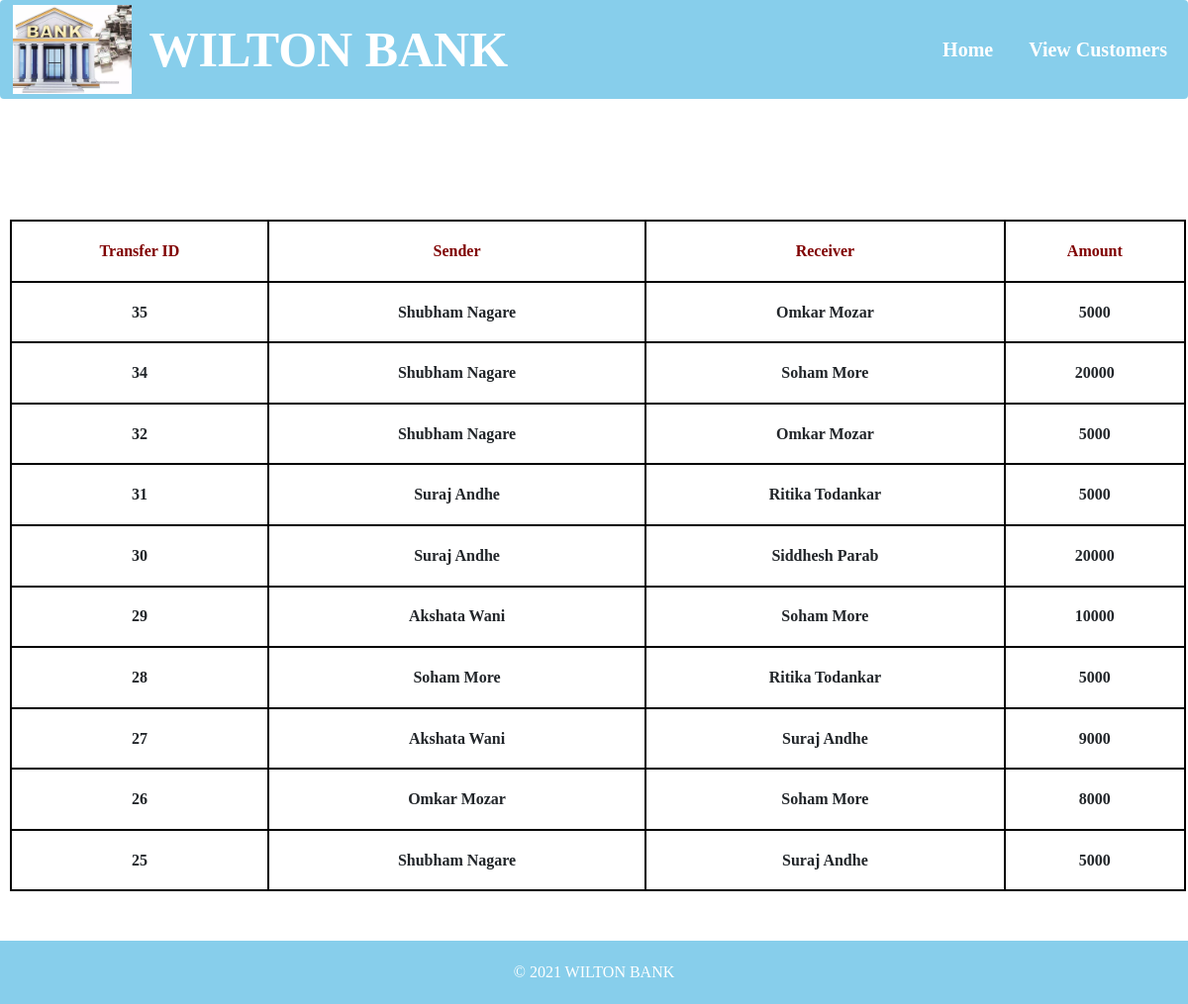
The page /transferrecords.php on the database its author committed.
### tables this page shows
CREATE TABLE `transfer` (
  `transfer_id` int(11) NOT NULL,
  `sender` text NOT NULL,
  `receiver` text NOT NULL,
  `amount` int(11) NOT NULL
);

### transferrecords.php (the view, shortened to what this page needs)
<?php
    $con = mysqli_connect("localhost", "root", "", "bank");
?>
<!DOCTYPE html>
<html lang="en">
<head>
    <link rel="stylesheet" href= "https://maxcdn.bootstrapcdn.com/bootstrap/4.4.1/css/bootstrap.min.css">
    <link rel="stylesheet" href="http://anijs.github.io/lib/anicollection/anicollection.css">
    <link rel="stylesheet" href="https://stackpath.bootstrapcdn.com/bootstrap/4.4.1/css/bootstrap.min.css"integrity="sha384-Vkoo8x4CGsO3+Hhxv8T/Q5PaXtkKtu6ug5TOeNV6gBiFeWPGFN9MuhOf23Q9Ifjh">
    <link rel="stylesheet" href="index.css">
</head>
<body style="background-color: #fff" onload="loader()">
<div class="container-fluid myclass" style="padding:0px; margin:0px;">
        <nav class="navbar navbar-expand-sm  navbar-toggler navbar-light" style="background-color:transparent; background-color:skyblue; opacity:1;">
            <img  height="90"src="./images/1.webp">
            <div class="navbar-brand font-weight-bold " id="title" data-anijs="if: mouseover, do: slideInUp animated" style="color:white;font-family: 'Times New Roman';font-size:2.5em;">
                &nbsp;WILTON BANK
            </div>
            <div class="collapse navbar-collapse" id="navbarTogglerDemo02" style="float:right;">
                <ul class="navbar-nav ml-auto font-weight-bold"  style="font-size:small; color:pink; ">
                <li class="nav-item">
                        <a class="nav-link " href="index.php" style="color:white;font-weight:1em;font-size: 20px;">
                            <span style="padding-right:20px;font-family: 'Nunito';" >&nbsp;&nbsp;Home</span>
                        </a>
                    </li>
                    <li class="nav-item">
                        <a class="nav-link" href="viewcustomers.php" style="color:white;font-weight:1em;font-size: 20px;font-family: 'Nunito';">
                            View Customers
                        </a>
                    </li>
                </ul>
            </div>
        </nav>
    <div>
<div class="usertable">
    <h3 class="font-weight-bold"style="text-align:center;color:white;font-family: 'Nunito';;font-size:2.2em;padding:3%;">Transfer Record</h3>
    <table id="myTable">
          <tr>
            <th>Transfer ID</th>
            <th>Sender</th>
            <th>Receiver</th>
            <th>Amount</th>
          </tr>
          <?php
        $sql = "SELECT * FROM `transfer` ORDER BY transfer_id DESC LIMIT 10";
        $result = mysqli_query($con, $sql);
        while($row = mysqli_fetch_assoc($result)){
            echo "<tr>";
            echo "<form method ='post' action = 'acustomer.php'>";
            echo "<td>". $row['transfer_id'] . "</td>
            <td>". $row['sender'] . "</td>
            <td>". $row['receiver'] . "</td>
            <td>". $row['amount'] . "</td>";
            echo "</form>";
         echo  "</tr>";
        }
        ?>
    </table>
</div>
<br><br>
<div class="footer">
        <a href="#">© 2021 WILTON BANK</a><br></div>
</body>
</html>

### index.css (style rules this page uses)
* { font-family: 'Nunito'; }
table { border:2px solid black; width:99%; margin:2px 10px; font-weight:800; }
table tr td { border:2px solid black; padding:1.5% 3%; text-align: center; justify-content: center; font-family: 'Nunito'; }
table tr th { border:2px solid black; padding:1.5% 3%; color:#800000; background-color: #fff; text-align: center; justify-content: center; font-family: 'Nunito'; }
.footer { width: 100%; text-align: center; background: skyblue; padding: 20px 0; }
.footer a { color: #fff; }

### rows shown on the page
transfer: transfer_id "35", sender "Shubham Nagare", receiver "Omkar Mozar", amount "5000"
transfer: transfer_id "34", sender "Shubham Nagare", receiver "Soham More", amount "20000"
transfer: transfer_id "32", sender "Shubham Nagare", receiver "Omkar Mozar", amount "5000"
transfer: transfer_id "31", sender "Suraj Andhe", receiver "Ritika Todankar", amount "5000"
transfer: transfer_id "30", sender "Suraj Andhe", receiver "Siddhesh Parab", amount "20000"
transfer: transfer_id "29", sender "Akshata Wani", receiver "Soham More", amount "10000"
transfer: transfer_id "28", sender "Soham More", receiver "Ritika Todankar", amount "5000"
transfer: transfer_id "27", sender "Akshata Wani", receiver "Suraj Andhe", amount "9000"
transfer: transfer_id "26", sender "Omkar Mozar", receiver "Soham More", amount "8000"
transfer: transfer_id "25", sender "Shubham Nagare", receiver "Suraj Andhe", amount "5000"
